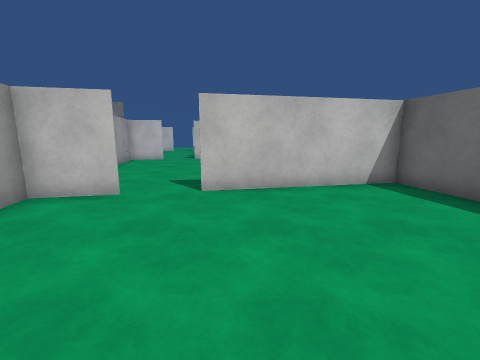
View 1 (above)

16 first-person views from a walk through a Unity game level. The camera is 1.4 m above the floor, tilts 10° down and sees 90° across. Doors are open. The floor is counted in squares, 1 m on a side. Each view is taken from the middle of a square. On the plan, view 1 faces up. The plan holds only what a view shows up to about 13 squares ahead; the rest is blank. The place goes on beyond the plan. The player is left out. Surface patterns are stand-ins for the level's own textures.

View 2
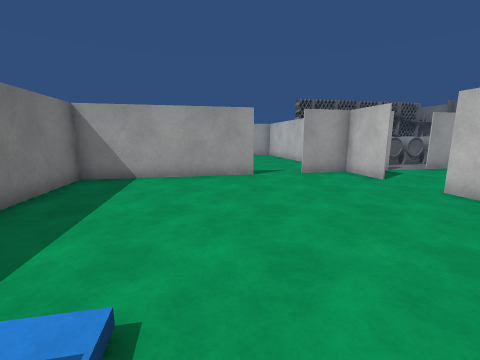

View 3
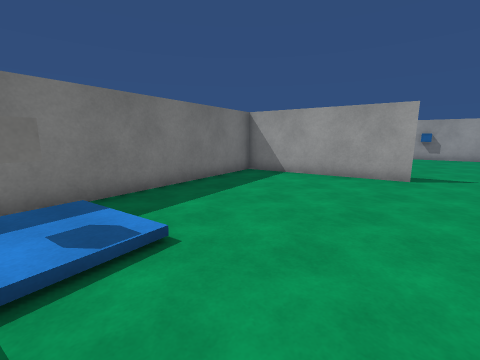

View 4
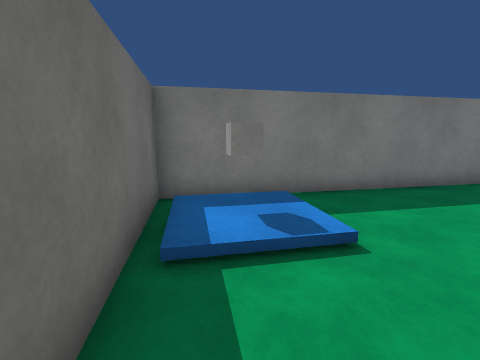

View 5
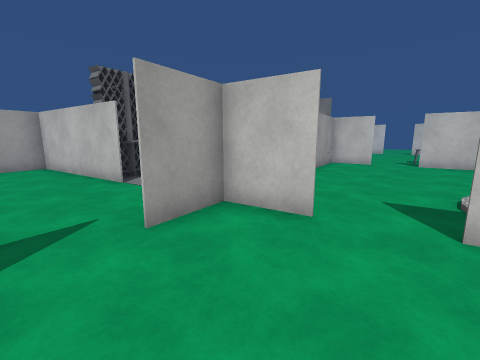

View 6
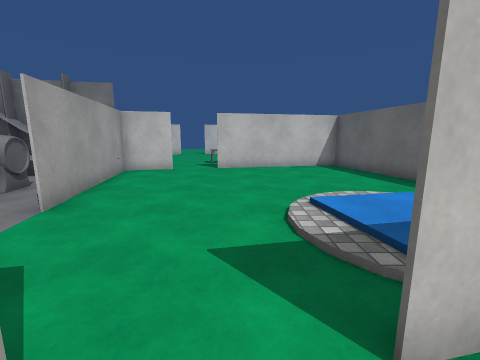

View 7
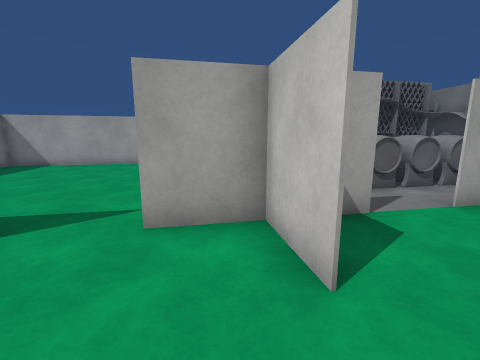

View 8
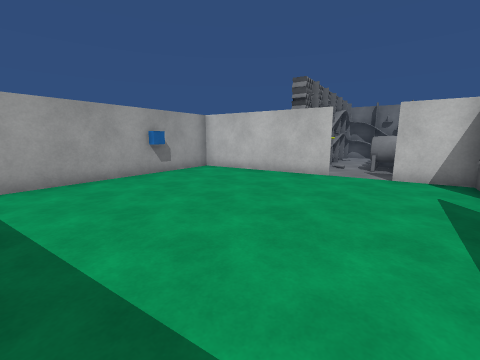

View 9
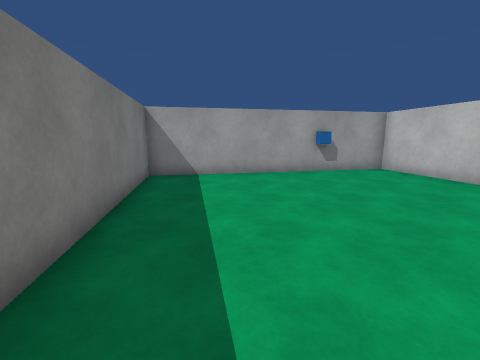

View 10
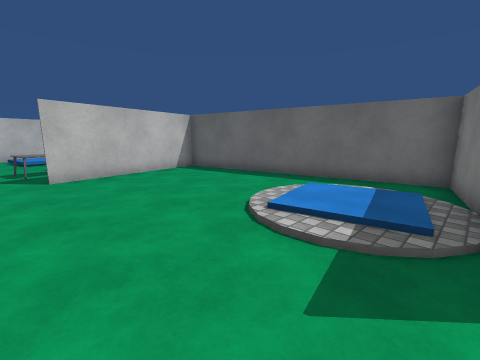

View 11
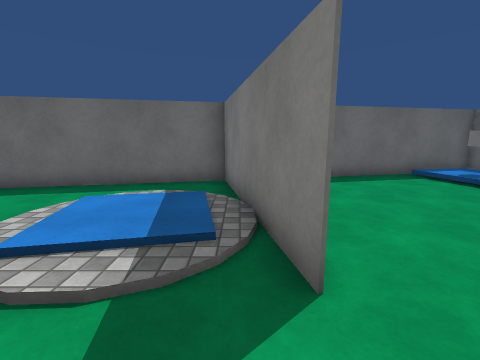

View 12
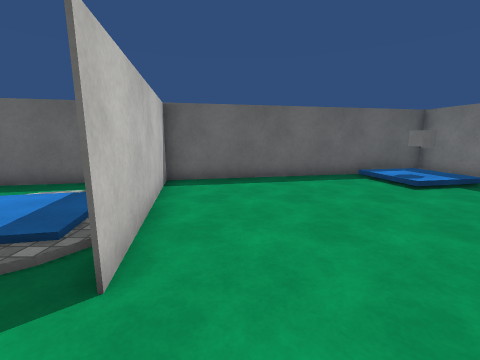

View 13
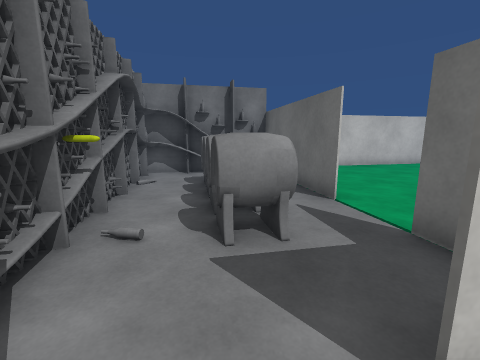

View 14
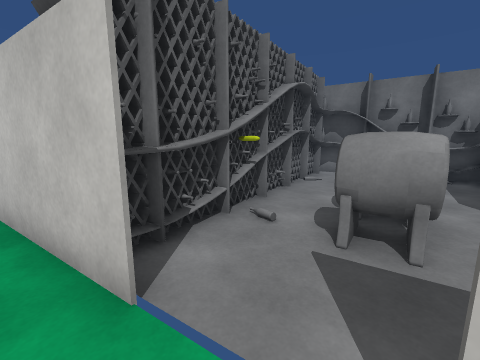

View 15
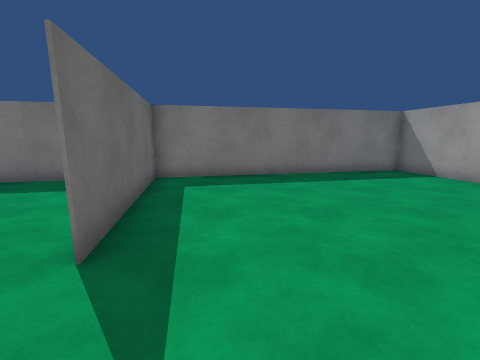

View 16
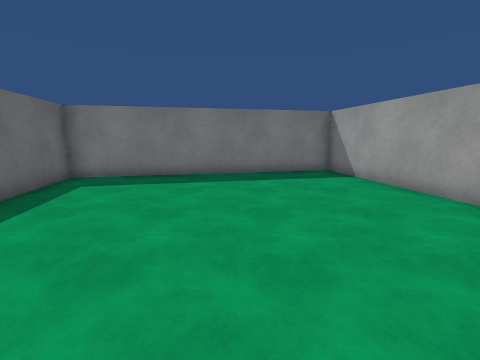

### Floor plan
Points are (right, up) in squares from view 1. A wall is a line through its corners. A room is listed if a view was taken in it or the views show most of it. See-through windows are left out.
Room 1 (views 1, 2, 3, 4, 5, 6, 7, 12)
walls: (-4.2, 1.6) (-2.9, -4.4); (-2.9, 5.9) (-5.3, 5.4); (-2.8, -4.4) (6.9, -2.4) (4.9, 7.2); (4.9, 7.5) (-1.1, 6.2); (-5, 5.8) (-4.5, 3.4)
low walls: (5.4, 0.5) (5.9, 0.6)
ways out: open door at (-4.3, 2.7) to room 2; gap at (-2, 6) to room 3
objects: other object (5, -1)
Room 2 (views 8, 9, 13, 14, 15, 16)
walls: (-8.8, 4.7) (-14.8, 3.4) (-12.8, -6.4) (-2.8, -4.4); (-9.9, 5.4) (-10.6, 5.3); (-3, -4.4) (-4.2, 1.6); (-5.3, 5.4) (-7, 5)
ways out: open door at (-4.3, 2.7) to room 1; open door at (-8, 5)
Room 3 (views 10, 11)
walls: (-4.9, 15.7) (-7, 15.3) (-5.7, 9.3); (-1.1, 6.3) (4.9, 7.5); (-5.4, 7.5) (-5, 5.8); (-6.9, 14.7) (-8.4, 14.4); (4.9, 7.2) (2.9, 17.3) (-3.1, 16.1)
ways out: gap at (-2, 6) to room 1; open door at (-5.7, 8.3); open door at (-4, 16)
objects: other object (0, 8) to (2, 10)

Positions as (right, up) in squares from view 1, and headings:
1: (0, 0), facing up
2: (5, 1), facing left
3: (5, 3), facing down-left
4: (5, 3), facing down
5: (-1, 2), facing up-left
6: (-2, 5), facing up
7: (-1, 5), facing left
8: (-5, -4), facing up-left
9: (-4, -3), facing left
10: (-4, 7), facing up-right
11: (-3, 7), facing right
12: (-3, 5), facing right
13: (-8, 4), facing up
14: (-7, 4), facing up-left
15: (-6, 4), facing down
16: (-9, 4), facing down
